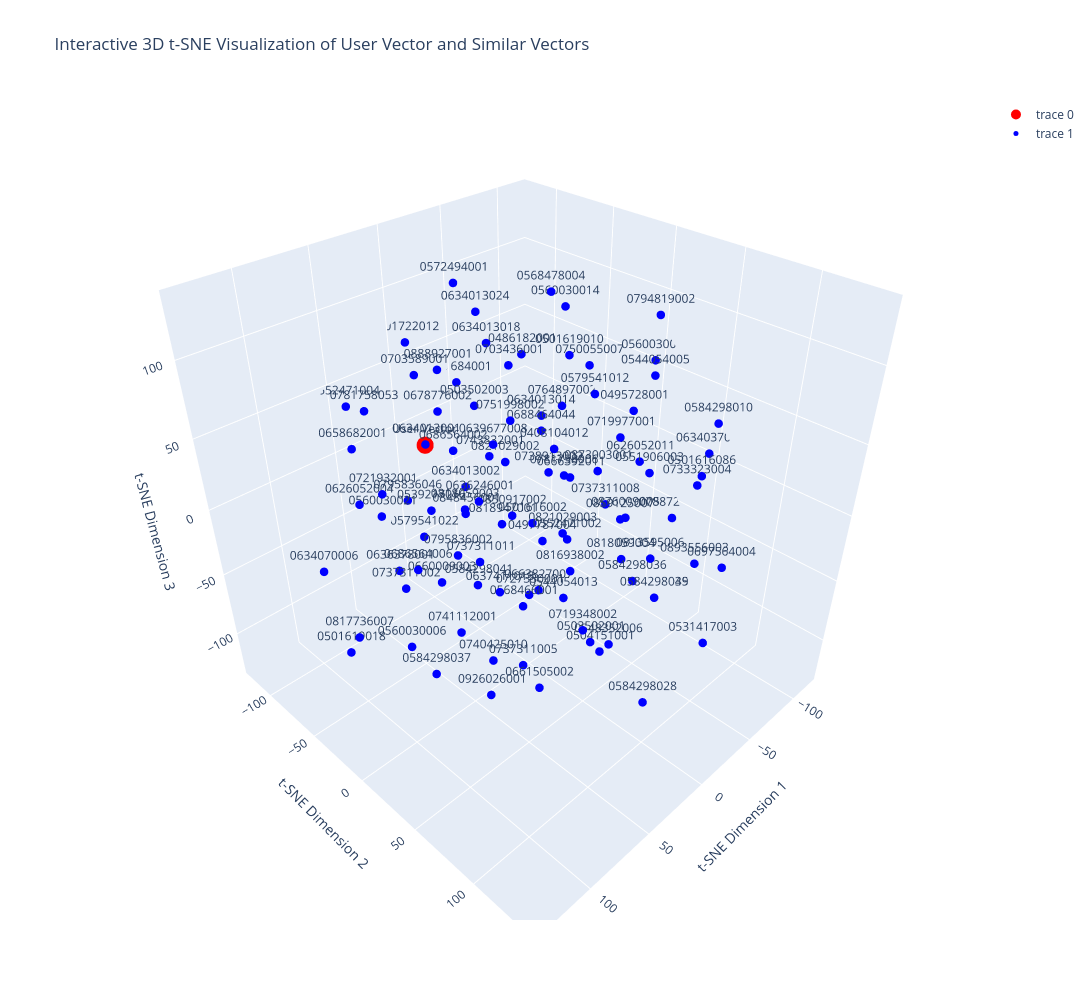

Notebook source saved alongside this figure:
### Code cell
import psycopg2  # PostgreSQL database adapter

# Main search and visualize function

TOP_K = 100  # Number of similar images to retrieve

image_path = "/Users/Tommy/AI/image-search/clothing-images/050/0501619010.jpg"
# image_path = "/Users/Tommy/Downloads/man-pants.png"
# image_path = "/Users/Tommy/Snipaste/Snipaste_2024-10-24_12-54-18.png"
# image_path = "/Users/Tommy/AI/image-search/clothing-images/050/0501619010.jpg"

# Connecting to PostgreSQL Database
connection = psycopg2.connect(
        dbname='image-search',
        user='postgres',
        password='test-postgres',
        host='localhost',
        port='5432'
    )

model = load_model()  # Load the ResNet50 model

# Step 1: Extract user vector from the image
flattened_user_vector = generate_image_vector(model, image_path) 
# flattened_vector:  [0.3435464  0.73842794 0.91404784 ... 0.02022145 0.50024617 0.42373607]

# Step 2: Find similar images
similar_images_vector = search_similar_images(connection, flattened_user_vector, TOP_K)

# Step 3: Visualize the user vector and similar images
# visualize_vectors(flattened_user_vector, similar_images_vector)

visualize_vectors_interactive(flattened_user_vector, similar_images_vector)

connection.close()  # Close the database connection
